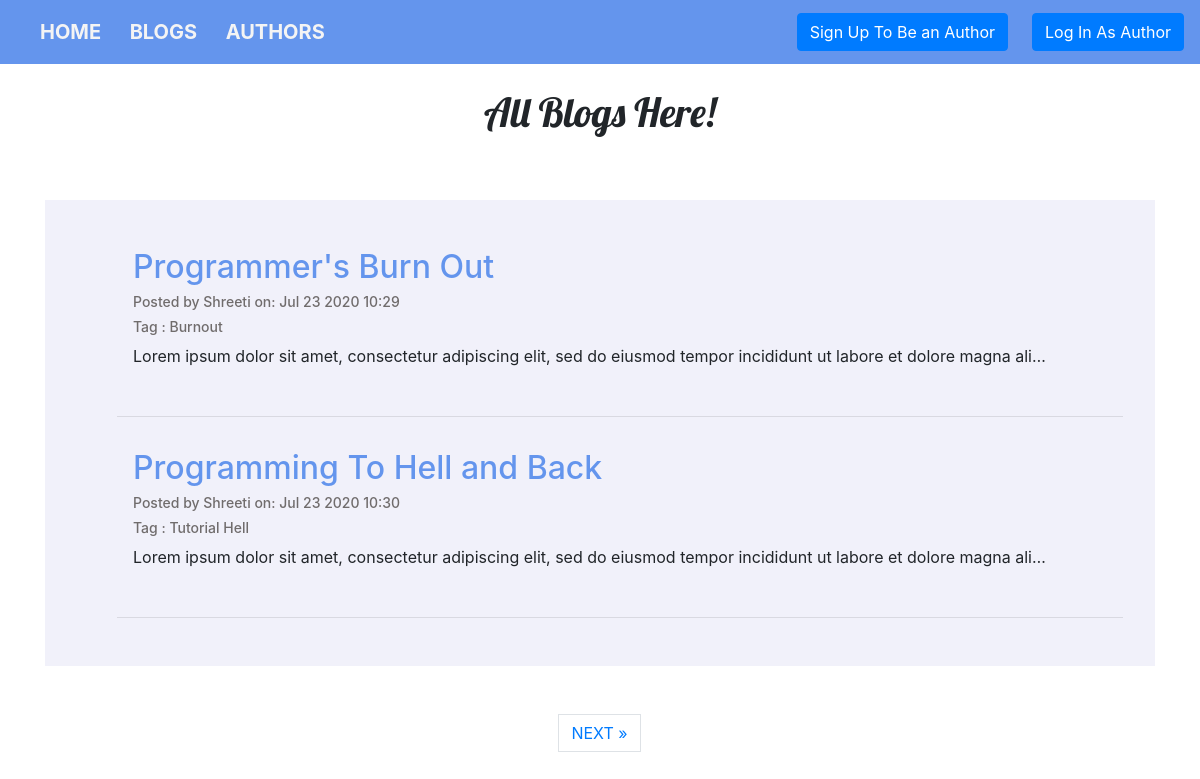
Screenshot of /blog/ with the database file from the repository.
### blog/models.py (models this page shows, shortened)
class Blog(models.Model):
    TAG = (
        ('Burnout', 'Burnout'),
        ('Beginners', 'Beginners'),
        ('Frameworks', 'Frameworks'),
        ('Interviews', 'Interviews'),
        ('JavaScript', 'JavaScript'),
        ('Programming', 'Programming'),
        ('Python', 'Python'),
        ('Soft Skills', 'Soft Skills'),
        ('Tutorial Hell', 'Tutorial Hell'),
    )
    title = models.CharField(max_length=100)
    tag = models.CharField(max_length=100, choices=TAG)
    author = models.ForeignKey(User, on_delete=models.CASCADE, null=True)
    image = models.ImageField(upload_to='blog/images/', null=True, blank=True)
    body = models.TextField(max_length=3000)
    date_created = models.DateTimeField(auto_now_add=True, null=True)
    date_updated = models.DateTimeField(null=True, blank=True)

### blog/views.py (the view)
# urls.py: path('', BlogView.as_view(), name='bloglist'),
class BlogView(ListView):
    template_name = 'blog/blog.html'
    model = Blog
    context_object_name = 'blogs'
    paginate_by = 2

### blog/templates/blog/blog.html (shortened to what this page needs)
{% extends 'portfolio/base.html' %}
{% block content%}
{% load static %}
<div class="blog_body">
<h1 class="blog_title">All Blogs Here!</h1>
<br><br>
<div class="blog-body">
<ul>
    {% for blog in blogs %}
    <li>
        <a href="{% url 'blog:detailview' blog.id %}"><h2>{{blog.title}}</h2></a>
        {% if blog.date_updated %}
         <h5>Updated by {{blog.author| capfirst}} on: {{blog.date_updated | date:'M j Y H:i' }}</h5>
        {% else %}
        <h5>Posted by {{blog.author| capfirst}} on: {{blog.date_created | date:'M j Y H:i' }}</h5>
        {% endif %}
        <h5>Tag : {{blog.tag}}</h5>
        <p>{{blog.body | truncatechars:120}}</p>
    </li>
    <hr>
    {% endfor %}
</ul>
</div>
</div>
<br><br>
{% if is_paginated %}
  <ul class="pagination justify-content-center">
    {% if page_obj.has_next %}
    <li><a href="?page={{ page_obj.next_page_number }}" class="page-link"> NEXT &raquo;</a></li>
    {% endif %}
  </ul>
</div>
{% endif %}
{% endblock %}

### portfolio/static/portfolio/custom.css (style rules this page uses)
* { margin: 0 padding: 0 }
body { font-family: 'Lato', sans-serif; }
li { list-style : none }
.blog_body h1 { text-align: center; }
.blog_title { font-family: 'Lobster', cursive; }
.blog-body { margin-top: 0.5rem; background: rgb(241, 241, 250); padding: 2rem; }
.blog-body a { color: cornflowerblue; }
.blog-body li { padding: 1rem; }
.blog-body h5 { color: rgb(112, 108, 108); font-size: 14px; }

### rows the page displays
Blog: title "Programmer's Burn Out", author "Shreeti", date_created "Jul 23 2020 10:29", tag "Burnout", body "Lorem ipsum dolor sit amet, consectetur adipiscing elit, sed do eiusmod tempor incididunt ut labore et dolore magna ali…"
Blog: title "Programming To Hell and Back", author "Shreeti", date_created "Jul 23 2020 10:30", tag "Tutorial Hell", body "Lorem ipsum dolor sit amet, consectetur adipiscing elit, sed do eiusmod tempor incididunt ut labore et dolore magna ali…"
